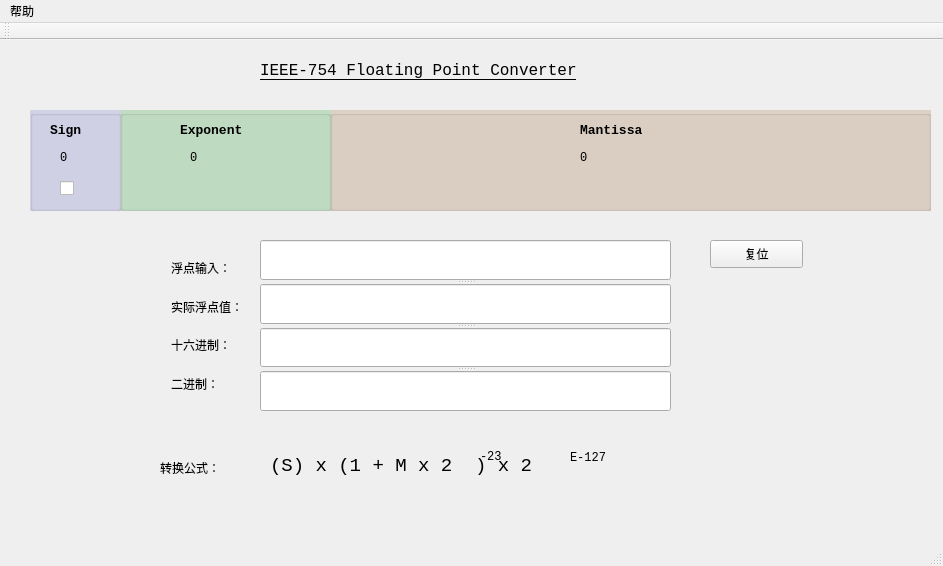
<?xml version="1.0" encoding="UTF-8"?>
<ui version="4.0">
 <class>QtFloatTool</class>
 <widget class="QMainWindow" name="QtFloatTool">
  <property name="geometry">
   <rect>
    <x>0</x>
    <y>0</y>
    <width>943</width>
    <height>566</height>
   </rect>
  </property>
  <property name="windowTitle">
   <string>QtFloatTool</string>
  </property>
  <widget class="QWidget" name="centralWidget">
   <widget class="QWidget" name="layoutWidget">
    <property name="geometry">
     <rect>
      <x>360</x>
      <y>140</y>
      <width>555</width>
      <height>21</height>
     </rect>
    </property>
    <layout class="QHBoxLayout" name="horizontalLayout_2">
     <item>
      <widget class="QCheckBox" name="checkBox_22">
       <property name="text">
        <string/>
       </property>
      </widget>
     </item>
     <item>
      <widget class="QCheckBox" name="checkBox_21">
       <property name="text">
        <string/>
       </property>
      </widget>
     </item>
     <item>
      <widget class="QCheckBox" name="checkBox_20">
       <property name="text">
        <string/>
       </property>
      </widget>
     </item>
     <item>
      <widget class="QCheckBox" name="checkBox_19">
       <property name="text">
        <string/>
       </property>
      </widget>
     </item>
     <item>
      <widget class="QCheckBox" name="checkBox_18">
       <property name="text">
        <string/>
       </property>
      </widget>
     </item>
     <item>
      <widget class="QCheckBox" name="checkBox_17">
       <property name="text">
        <string/>
       </property>
      </widget>
     </item>
     <item>
      <widget class="QCheckBox" name="checkBox_16">
       <property name="text">
        <string/>
       </property>
      </widget>
     </item>
     <item>
      <widget class="QCheckBox" name="checkBox_15">
       <property name="text">
        <string/>
       </property>
      </widget>
     </item>
     <item>
      <widget class="QCheckBox" name="checkBox_14">
       <property name="text">
        <string/>
       </property>
      </widget>
     </item>
     <item>
      <widget class="QCheckBox" name="checkBox_13">
       <property name="text">
        <string/>
       </property>
      </widget>
     </item>
     <item>
      <widget class="QCheckBox" name="checkBox_12">
       <property name="text">
        <string/>
       </property>
      </widget>
     </item>
     <item>
      <widget class="QCheckBox" name="checkBox_11">
       <property name="text">
        <string/>
       </property>
      </widget>
     </item>
     <item>
      <widget class="QCheckBox" name="checkBox_10">
       <property name="text">
        <string/>
       </property>
      </widget>
     </item>
     <item>
      <widget class="QCheckBox" name="checkBox_9">
       <property name="text">
        <string/>
       </property>
      </widget>
     </item>
     <item>
      <widget class="QCheckBox" name="checkBox_8">
       <property name="text">
        <string/>
       </property>
      </widget>
     </item>
     <item>
      <widget class="QCheckBox" name="checkBox_7">
       <property name="text">
        <string/>
       </property>
      </widget>
     </item>
     <item>
      <widget class="QCheckBox" name="checkBox_6">
       <property name="text">
        <string/>
       </property>
      </widget>
     </item>
     <item>
      <widget class="QCheckBox" name="checkBox_5">
       <property name="text">
        <string/>
       </property>
      </widget>
     </item>
     <item>
      <widget class="QCheckBox" name="checkBox_4">
       <property name="text">
        <string/>
       </property>
      </widget>
     </item>
     <item>
      <widget class="QCheckBox" name="checkBox_3">
       <property name="text">
        <string/>
       </property>
      </widget>
     </item>
     <item>
      <widget class="QCheckBox" name="checkBox_2">
       <property name="text">
        <string/>
       </property>
      </widget>
     </item>
     <item>
      <widget class="QCheckBox" name="checkBox_1">
       <property name="text">
        <string/>
       </property>
      </widget>
     </item>
     <item>
      <widget class="QCheckBox" name="checkBox_0">
       <property name="text">
        <string/>
       </property>
      </widget>
     </item>
    </layout>
   </widget>
   <widget class="QLabel" name="label_6">
    <property name="geometry">
     <rect>
      <x>260</x>
      <y>20</y>
      <width>371</width>
      <height>21</height>
     </rect>
    </property>
    <property name="font">
     <font>
      <family>Consolas</family>
      <pointsize>12</pointsize>
      <underline>true</underline>
     </font>
    </property>
    <property name="text">
     <string>IEEE-754 Floating Point Converter</string>
    </property>
   </widget>
   <widget class="QPushButton" name="pushButton">
    <property name="geometry">
     <rect>
      <x>710</x>
      <y>200</y>
      <width>93</width>
      <height>28</height>
     </rect>
    </property>
    <property name="text">
     <string>复位</string>
    </property>
   </widget>
   <widget class="QGroupBox" name="groupBox">
    <property name="geometry">
     <rect>
      <x>30</x>
      <y>70</y>
      <width>91</width>
      <height>101</height>
     </rect>
    </property>
    <property name="styleSheet">
     <string notr="true">QGroupBox#groupBox
{
    background-color: rgb(210, 210, 231);
}</string>
    </property>
    <property name="title">
     <string/>
    </property>
    <property name="checkable">
     <bool>false</bool>
    </property>
    <widget class="QCheckBox" name="checkBox_31">
     <property name="geometry">
      <rect>
       <x>30</x>
       <y>70</y>
       <width>16</width>
       <height>16</height>
      </rect>
     </property>
     <property name="text">
      <string/>
     </property>
    </widget>
    <widget class="QLabel" name="label_7">
     <property name="geometry">
      <rect>
       <x>20</x>
       <y>10</y>
       <width>51</width>
       <height>21</height>
      </rect>
     </property>
     <property name="font">
      <font>
       <family>Consolas</family>
       <pointsize>10</pointsize>
       <weight>75</weight>
       <bold>true</bold>
      </font>
     </property>
     <property name="text">
      <string>Sign</string>
     </property>
    </widget>
    <widget class="QLabel" name="label_13">
     <property name="geometry">
      <rect>
       <x>30</x>
       <y>40</y>
       <width>16</width>
       <height>16</height>
      </rect>
     </property>
     <property name="font">
      <font>
       <family>Consolas</family>
      </font>
     </property>
     <property name="text">
      <string>0</string>
     </property>
    </widget>
   </widget>
   <widget class="QGroupBox" name="groupBox_3">
    <property name="geometry">
     <rect>
      <x>330</x>
      <y>70</y>
      <width>601</width>
      <height>101</height>
     </rect>
    </property>
    <property name="styleSheet">
     <string notr="true">QGroupBox#groupBox_3
{
    background-color: rgb(221, 208, 196);
}</string>
    </property>
    <property name="title">
     <string/>
    </property>
    <widget class="QLabel" name="label_9">
     <property name="geometry">
      <rect>
       <x>250</x>
       <y>10</y>
       <width>81</width>
       <height>21</height>
      </rect>
     </property>
     <property name="font">
      <font>
       <family>Consolas</family>
       <pointsize>10</pointsize>
       <weight>75</weight>
       <bold>true</bold>
      </font>
     </property>
     <property name="text">
      <string>Mantissa</string>
     </property>
    </widget>
    <widget class="QLabel" name="label_15">
     <property name="geometry">
      <rect>
       <x>250</x>
       <y>40</y>
       <width>72</width>
       <height>15</height>
      </rect>
     </property>
     <property name="font">
      <font>
       <family>Consolas</family>
      </font>
     </property>
     <property name="text">
      <string>0</string>
     </property>
    </widget>
   </widget>
   <widget class="QGroupBox" name="groupBox_2">
    <property name="geometry">
     <rect>
      <x>120</x>
      <y>70</y>
      <width>211</width>
      <height>101</height>
     </rect>
    </property>
    <property name="styleSheet">
     <string notr="true">QGroupBox#groupBox_2
{
    background-color: rgb(192, 221, 194);
}</string>
    </property>
    <property name="title">
     <string/>
    </property>
    <widget class="QWidget" name="layoutWidget">
     <property name="geometry">
      <rect>
       <x>10</x>
       <y>70</y>
       <width>179</width>
       <height>18</height>
      </rect>
     </property>
     <layout class="QHBoxLayout" name="horizontalLayout">
      <item>
       <widget class="QCheckBox" name="checkBox_30">
        <property name="text">
         <string/>
        </property>
       </widget>
      </item>
      <item>
       <widget class="QCheckBox" name="checkBox_29">
        <property name="text">
         <string/>
        </property>
       </widget>
      </item>
      <item>
       <widget class="QCheckBox" name="checkBox_28">
        <property name="text">
         <string/>
        </property>
       </widget>
      </item>
      <item>
       <widget class="QCheckBox" name="checkBox_27">
        <property name="text">
         <string/>
        </property>
       </widget>
      </item>
      <item>
       <widget class="QCheckBox" name="checkBox_26">
        <property name="text">
         <string/>
        </property>
       </widget>
      </item>
      <item>
       <widget class="QCheckBox" name="checkBox_25">
        <property name="text">
         <string/>
        </property>
       </widget>
      </item>
      <item>
       <widget class="QCheckBox" name="checkBox_24">
        <property name="text">
         <string/>
        </property>
       </widget>
      </item>
      <item>
       <widget class="QCheckBox" name="checkBox_23">
        <property name="text">
         <string/>
        </property>
       </widget>
      </item>
     </layout>
     <zorder>checkBox_30</zorder>
     <zorder>checkBox_29</zorder>
     <zorder>checkBox_27</zorder>
     <zorder>checkBox_25</zorder>
     <zorder>checkBox_24</zorder>
     <zorder>checkBox_23</zorder>
     <zorder>checkBox_26</zorder>
     <zorder>checkBox_28</zorder>
    </widget>
    <widget class="QLabel" name="label_12">
     <property name="geometry">
      <rect>
       <x>60</x>
       <y>10</y>
       <width>81</width>
       <height>21</height>
      </rect>
     </property>
     <property name="font">
      <font>
       <family>Consolas</family>
       <pointsize>10</pointsize>
       <weight>75</weight>
       <bold>true</bold>
      </font>
     </property>
     <property name="text">
      <string>Exponent</string>
     </property>
    </widget>
    <widget class="QLabel" name="label_14">
     <property name="geometry">
      <rect>
       <x>70</x>
       <y>40</y>
       <width>72</width>
       <height>15</height>
      </rect>
     </property>
     <property name="font">
      <font>
       <family>Consolas</family>
      </font>
     </property>
     <property name="text">
      <string>0</string>
     </property>
    </widget>
   </widget>
   <widget class="QSplitter" name="splitter">
    <property name="geometry">
     <rect>
      <x>260</x>
      <y>200</y>
      <width>411</width>
      <height>171</height>
     </rect>
    </property>
    <property name="orientation">
     <enum>Qt::Vertical</enum>
    </property>
    <widget class="QLineEdit" name="lineEdit">
     <property name="font">
      <font>
       <family>Consolas</family>
      </font>
     </property>
     <property name="dragEnabled">
      <bool>false</bool>
     </property>
    </widget>
    <widget class="QLineEdit" name="lineEdit_2">
     <property name="font">
      <font>
       <family>Consolas</family>
      </font>
     </property>
     <property name="acceptDrops">
      <bool>true</bool>
     </property>
     <property name="readOnly">
      <bool>false</bool>
     </property>
    </widget>
    <widget class="QLineEdit" name="lineEdit_3">
     <property name="font">
      <font>
       <family>Consolas</family>
      </font>
     </property>
    </widget>
    <widget class="QLineEdit" name="lineEdit_4">
     <property name="font">
      <font>
       <family>Consolas</family>
      </font>
     </property>
    </widget>
   </widget>
   <widget class="QWidget" name="layoutWidget">
    <property name="geometry">
     <rect>
      <x>160</x>
      <y>200</y>
      <width>92</width>
      <height>171</height>
     </rect>
    </property>
    <layout class="QVBoxLayout" name="verticalLayout">
     <item>
      <widget class="QLabel" name="label">
       <property name="text">
        <string>浮点输入：</string>
       </property>
      </widget>
     </item>
     <item>
      <widget class="QLabel" name="label_2">
       <property name="text">
        <string>实际浮点值：</string>
       </property>
      </widget>
     </item>
     <item>
      <widget class="QLabel" name="label_3">
       <property name="text">
        <string>十六进制：</string>
       </property>
      </widget>
     </item>
     <item>
      <widget class="QLabel" name="label_4">
       <property name="text">
        <string>二进制：</string>
       </property>
      </widget>
     </item>
    </layout>
   </widget>
   <widget class="QLabel" name="label_5">
    <property name="geometry">
     <rect>
      <x>270</x>
      <y>400</y>
      <width>341</width>
      <height>51</height>
     </rect>
    </property>
    <property name="font">
     <font>
      <family>Consolas</family>
      <pointsize>14</pointsize>
     </font>
    </property>
    <property name="text">
     <string>(S) x (1 + M x 2  ) x 2</string>
    </property>
   </widget>
   <widget class="QLabel" name="label_8">
    <property name="geometry">
     <rect>
      <x>480</x>
      <y>406</y>
      <width>31</width>
      <height>21</height>
     </rect>
    </property>
    <property name="font">
     <font>
      <family>Consolas</family>
     </font>
    </property>
    <property name="text">
     <string>-23</string>
    </property>
   </widget>
   <widget class="QLabel" name="label_10">
    <property name="geometry">
     <rect>
      <x>570</x>
      <y>410</y>
      <width>41</width>
      <height>16</height>
     </rect>
    </property>
    <property name="font">
     <font>
      <family>Consolas</family>
     </font>
    </property>
    <property name="text">
     <string>E-127 </string>
    </property>
   </widget>
   <widget class="QLabel" name="label_11">
    <property name="geometry">
     <rect>
      <x>160</x>
      <y>420</y>
      <width>72</width>
      <height>15</height>
     </rect>
    </property>
    <property name="text">
     <string>转换公式：</string>
    </property>
   </widget>
   <zorder>groupBox_3</zorder>
   <zorder>splitter</zorder>
   <zorder>layoutWidget</zorder>
   <zorder>groupBox_2</zorder>
   <zorder>groupBox</zorder>
   <zorder>layoutWidget</zorder>
   <zorder>label_6</zorder>
   <zorder>pushButton</zorder>
   <zorder>label_5</zorder>
   <zorder>label_8</zorder>
   <zorder>label_10</zorder>
   <zorder>label_11</zorder>
  </widget>
  <widget class="QMenuBar" name="menuBar">
   <property name="geometry">
    <rect>
     <x>0</x>
     <y>0</y>
     <width>943</width>
     <height>26</height>
    </rect>
   </property>
   <widget class="QMenu" name="menu">
    <property name="title">
     <string>帮助</string>
    </property>
    <addaction name="actionabout"/>
   </widget>
   <addaction name="menu"/>
  </widget>
  <widget class="QToolBar" name="mainToolBar">
   <attribute name="toolBarArea">
    <enum>TopToolBarArea</enum>
   </attribute>
   <attribute name="toolBarBreak">
    <bool>false</bool>
   </attribute>
  </widget>
  <widget class="QStatusBar" name="statusBar"/>
  <action name="actionabout">
   <property name="text">
    <string>about</string>
   </property>
  </action>
 </widget>
 <layoutdefault spacing="6" margin="11"/>
 <resources/>
 <connections/>
</ui>
